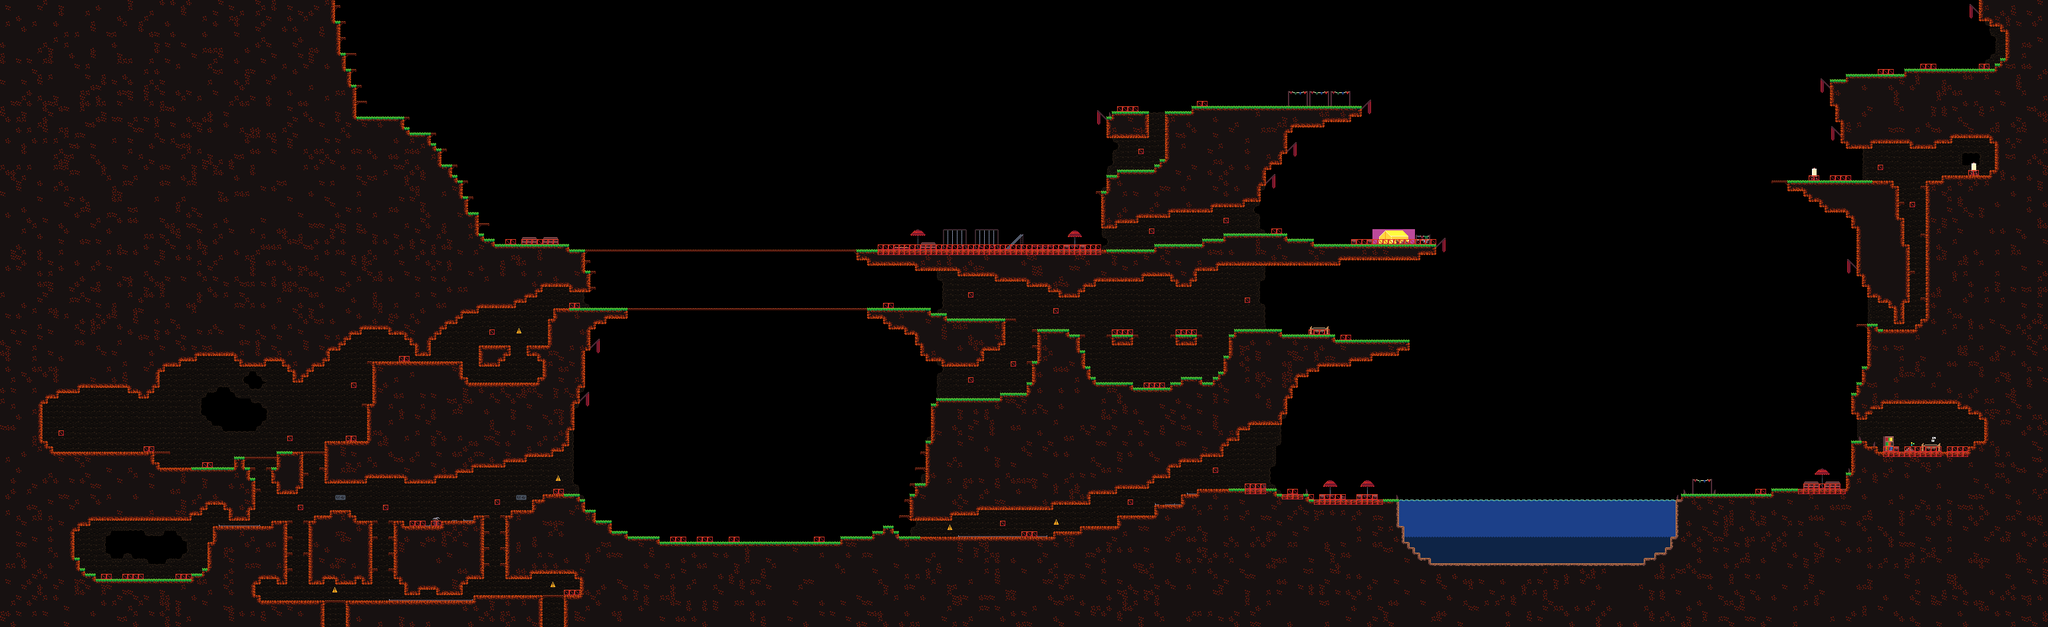

Tiled map render using the project's own tile images. Description and the map definition, with tile-layer contents summarised, below:
An orthogonal 385x118 tile map with 8x8 px tiles, 7 tile layers (walls, decoration, base, decoration_fg, ...), 2 hidden layers not drawn, 3 tilesets and 167 objects.

<map version="1.4" tiledversion="1.4.2" orientation="orthogonal" renderorder="right-down" width="385" height="118" tilewidth="8" tileheight="8" infinite="0" nextlayerid="69" nextobjectid="405">
 <properties>
  <property name="darkLevel" value="1" />
  <property name="name" value="Tranquil Trail" />
  <property name="season" value="defer" />
 </properties>
 <tileset firstgid="1" name="updtileset" tilewidth="8" tileheight="8" spacing="2" margin="1" tilecount="600" columns="10">
  <image source="updtileset.png" trans="ff00ff" width="100" height="600" />
 </tileset>
 <tileset firstgid="601" name="zdecor_tileset" tilewidth="8" tileheight="8" tilecount="18750" columns="125">
  <image source="decor_tileset.png" trans="ff00ff" width="1000" height="1200" />
 </tileset>
 <tileset firstgid="19351" name="ztown" tilewidth="8" tileheight="8" tilecount="4500" columns="125">
  <image source="towntileset.png" trans="ff00ff" width="1000" height="288" />
 </tileset>
 <layer id="57" name="walls" width="385" height="118" locked="1">
  <data>[45430 cells, 20892 non-empty, 9 distinct tile ids]</data>
 </layer>
 <layer id="58" name="decoration" width="385" height="118" offsetx="0" offsety="1">
  <data>[45430 cells, 510 non-empty, 178 distinct tile ids]</data>
 </layer>
 <layer id="59" name="base" width="385" height="118">
  <data>[45430 cells, 20110 non-empty, 34 distinct tile ids]</data>
 </layer>
 <layer id="60" name="decoration_fg" width="385" height="118" locked="1">
  <data>[45430 cells, 98 non-empty, 3 distinct tile ids]</data>
 </layer>
 <layer id="61" name="water" width="385" height="118" opacity="0.7">
  <data>[45430 cells, 630 non-empty, 8 distinct tile ids]</data>
 </layer>
 <layer id="63" name="ADDON" width="385" height="118" visible="0" locked="1" offsetx="0" offsety="1">
  <data>[45430 cells, 1177 non-empty, 171 distinct tile ids]</data>
 </layer>
 <layer id="64" name="grass" width="385" height="118" locked="1" offsetx="0" offsety="4">
  <data>[45430 cells, 509 non-empty, 1 distinct tile ids]</data>
 </layer>
 <layer id="65" name="blocker" width="385" height="118" locked="1">
  <data>[45430 cells, 299 non-empty, 1 distinct tile ids]</data>
 </layer>
 <layer id="67" name="fg_cave" width="385" height="118" visible="0" locked="1">
  <data>[45430 cells, 5792 non-empty, 22 distinct tile ids]</data>
 </layer>
 <objectgroup id="39" name="subareas" visible="0" locked="1">
  <object id="32" x="-4" y="301" width="2298.5" height="91">
   <properties>
    <property name="name" value="s0walk" />
   </properties>
  </object>
  <object id="34" x="-1.33334" y="392" width="3084.67" height="555.333">
   <properties>
    <property name="name" value="s0warp" />
   </properties>
  </object>
  <object id="36" x="2295" y="0.0302667" width="787.394" height="391.969">
   <properties>
    <property name="name" value="s0warp" />
   </properties>
  </object>
  <object id="78" x="-3.25" y="0.5" width="856.894" height="302">
   <properties>
    <property name="name" value="s0walk" />
   </properties>
  </object>
  <object id="79" x="850.303" y="-1.318" width="1441.39" height="301.302">
   <properties>
    <property name="name" value="s0warp" />
   </properties>
  </object>
 </objectgroup>
 <objectgroup id="37" name="cutscenes">
  <object id="27" x="864" y="304" width="194.667" height="88">
   <properties>
    <property name="id" value="CUTSCENE_TEST" />
   </properties>
  </object>
  <object id="402" x="56" y="569.667" width="194.667" height="126.333">
   <properties>
    <property name="id" value="CUTSCENE_INTRO" />
   </properties>
  </object>
 </objectgroup>
 <objectgroup color="#ff00ff" id="36" name="zones" visible="0">
  <object id="21" x="1318.5" y="306.5" width="338.5" height="86.167">
   <properties>
    <property name="name" value="Cumulus Park" />
   </properties>
  </object>
  <object id="24" x="2091" y="708.5" width="449.833" height="154.167">
   <properties>
    <property name="name" value="Cumulus Reservoir" />
   </properties>
  </object>
  <object id="63" x="351" y="718" width="526.333" height="226.667">
   <properties>
    <property name="name" value="Old Nimbus Mines" />
   </properties>
  </object>
  <object id="64" x="56" y="408" width="519.333" height="306.667">
   <properties>
    <property name="name" value="Tutelary Cave" />
   </properties>
  </object>
  <object id="65" x="572" y="406.667" width="279" height="194">
   <properties>
    <property name="name" value="Tutelary Cave" />
   </properties>
  </object>
  <object id="67" x="1381.17" y="752" width="354.333" height="72.5">
   <properties>
    <property name="name" value="Zigzag Pass" />
   </properties>
  </object>
  <object id="68" x="1624" y="652" width="231.667" height="134">
   <properties>
    <property name="name" value="Zigzag Pass" />
   </properties>
  </object>
  <object id="69" x="1608" y="403.5" width="261.5" height="195">
   <properties>
    <property name="name" value="Green Grotto" />
   </properties>
  </object>
  <object id="70" x="1881" y="432" width="236" height="94.5">
   <properties>
    <property name="name" value="Lower Overhang" />
   </properties>
  </object>
  <object id="71" x="1878" y="281.5" width="289" height="103.5">
   <properties>
    <property name="name" value="Scout's Overhang" />
   </properties>
  </object>
  <object id="72" x="2656" y="192" width="363.667" height="96.6667">
   <properties>
    <property name="name" value="Artist Paradise" />
   </properties>
  </object>
  <object id="73" x="2800" y="600" width="180.773" height="90.5151">
   <properties>
    <property name="name" value="Cozy Hideaway" />
   </properties>
  </object>
  <object id="75" x="100.833" y="753.5" width="225" height="136.167">
   <properties>
    <property name="name" value="Window Cavern" />
   </properties>
  </object>
  <object id="76" x="1640" y="79.6667" width="427.5" height="108">
   <properties>
    <property name="name" value="Cloud Landing" />
   </properties>
  </object>
  <object id="107" x="2732" y="12" width="299.167" height="120">
   <properties>
    <property name="name" value="Eagle's Vantage" />
   </properties>
  </object>
  <object id="264" x="894" y="720" width="451.667" height="137.5">
   <properties>
    <property name="name" value="Apple Valley" />
   </properties>
  </object>
  <object id="339" x="883" y="287" width="404.5" height="118.167">
   <properties>
    <property name="name" value="Older Twin Bridge" />
   </properties>
  </object>
  <object id="340" x="944" y="406" width="359.5" height="104.167">
   <properties>
    <property name="name" value="Little Twin Bridge" />
   </properties>
  </object>
  <object id="341" x="1920" y="691.5" width="170.333" height="95.167">
   <properties>
    <property name="name" value="Reservoir Plaza" />
   </properties>
  </object>
 </objectgroup>
 <objectgroup id="68" name="lighting" visible="0" locked="1">
  <object id="376" x="1693.33" y="184.333" width="79.0837" height="87.4167">
   <properties>
    <property name="darkLevel" value="0.8" />
   </properties>
  </object>
  <object id="377" x="1670" y="295.833" width="213.584" height="92.5834">
   <properties>
    <property name="darkLevel" value="0.7" />
   </properties>
  </object>
  </objectgroup>
 <objectgroup id="3" name="spawnzones" visible="0" locked="1">
  <!-- 38 objects omitted --></objectgroup>
 <objectgroup id="2" name="entity">
  <!-- 77 objects omitted --></objectgroup>
 <objectgroup id="41" name="sounds" visible="0" locked="1" />
 <objectgroup id="4" name="transitions" visible="0" locked="1">
  <!-- 1 objects omitted --></objectgroup>
 <objectgroup id="5" name="fishingzones" visible="0" locked="1" />
 <objectgroup id="6" name="waypoints">
  <!-- 5 objects omitted --></objectgroup>
 <objectgroup id="40" name="pathing" visible="0" locked="1" />
</map>
<!-- 139 of 167 objects omitted -->
